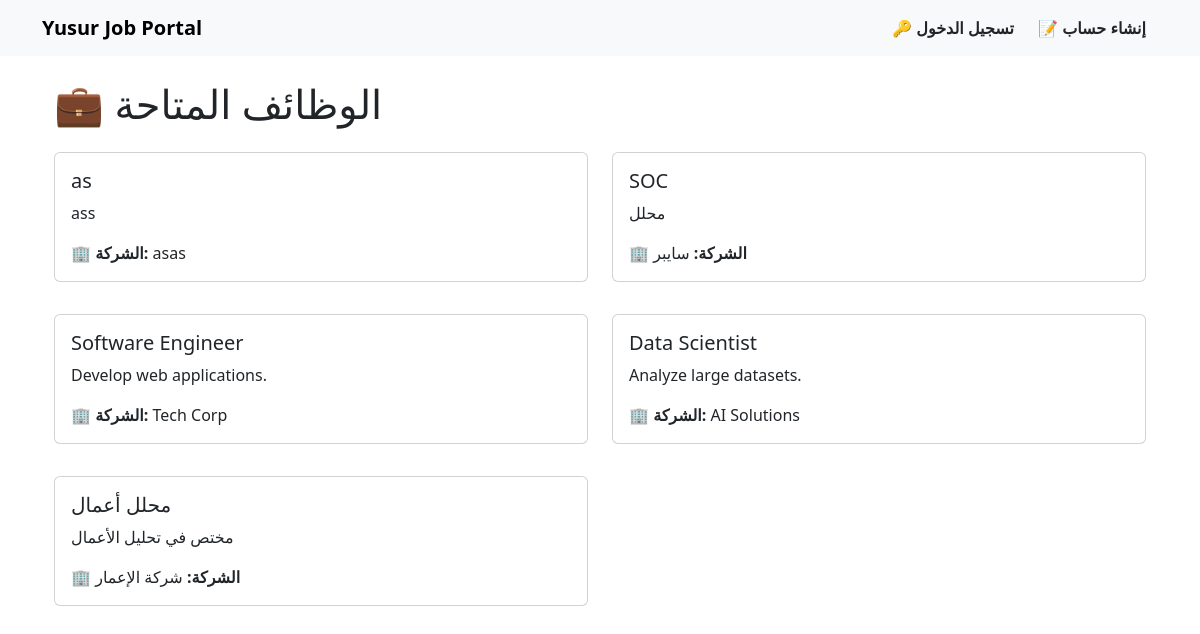
The page / on the database its author committed.
### app/models.py (models this page shows)
class Job(db.Model):
    id = db.Column(db.Integer, primary_key=True)
    title = db.Column(db.String(200), nullable=False)
    description = db.Column(db.Text, nullable=True)
    company = db.Column(db.String(100), nullable=False)
    posted_date = db.Column(db.DateTime, default=db.func.current_timestamp())
    employer_id = db.Column(db.Integer, db.ForeignKey('user.id'), nullable=False)

### app/routes.py (the view)
@main.route('/')
def home():
    jobs = Job.query.all()
    return render_template('home.html', jobs=jobs)

### app/templates/home.html (shortened to what this page needs)
{% extends "base.html" %}
{% block content %}
<div class="container mt-4">
    <h1>💼 الوظائف المتاحة</h1>
    {% if jobs %}
        <div class="row">
            {% for job in jobs %}
                <div class="col-md-6">
                    <div class="card my-3">
                        <div class="card-body">
                            <h5 class="card-title">{{ job.title }}</h5>
                            <p class="card-text">{{ job.description }}</p>
                            <p class="card-text"><strong>🏢 الشركة:</strong> {{ job.company }}</p>
                        </div>
                    </div>
                </div>
            {% endfor %}
        </div>
    {% else %}
        <p>❌ لا توجد وظائف متاحة حاليًا.</p>
    {% endif %}
</div>
{% endblock %}

### app/templates/base.html (shortened to what this page needs)
<!DOCTYPE html>
<html lang="ar">
<head>
    <link rel="stylesheet" href="https://cdn.jsdelivr.net/npm/bootstrap@5.3.0/dist/css/bootstrap.min.css">
</head>
<body>
    <nav class="navbar navbar-expand-lg navbar-light bg-light">
        <div class="container">
            <a class="navbar-brand fw-bold" href="{{ url_for('main.home') }}">Yusur Job Portal</a>
            <div class="collapse navbar-collapse" id="navbarNav">
                <ul class="navbar-nav ms-auto">
                    {% if current_user.is_authenticated %}
                        <li class="nav-item">
                            <a class="nav-link btn btn-success text-dark fw-bold mx-1" href="{{ url_for('main.add_job') }}">➕ إضافة وظيفة</a>
                        </li>
                        <li class="nav-item">
                            <a class="nav-link btn btn-danger text-dark fw-bold mx-1" href="{{ url_for('main.logout') }}">🚪 تسجيل الخروج</a>
                        </li>
                        <li class="nav-item">
                            <a class="nav-link btn btn-warning text-dark fw-bold mx-1" href="{{ url_for('main.upload_certificate') }}">📜 إضافة شهادة</a>
                        </li>
                    {% else %}
                        <li class="nav-item">
                            <a class="nav-link btn btn-primary text-dark fw-bold mx-1" href="{{ url_for('main.login') }}">🔑 تسجيل الدخول</a>
                        </li>
                        <li class="nav-item">
                            <a class="nav-link btn btn-info text-dark fw-bold mx-1" href="{{ url_for('main.register') }}">📝 إنشاء حساب</a>
                        </li>
                    {% endif %}
                </ul>
            </div>
        </div>
    </nav>
    <div class="container mt-4">
        {% block content %}{% endblock %}
    </div>
</body>
</html>

### rows shown on the page
Job: title "as", description "ass", company "asas"
Job: title "SOC", description "محلل", company "سايبر"
Job: title "Software Engineer", description "Develop web applications.", company "Tech Corp"
Job: title "Data Scientist", description "Analyze large datasets.", company "AI Solutions"
Job: title "محلل أعمال", description "مختص في تحليل الأعمال", company "شركة الإعمار"
